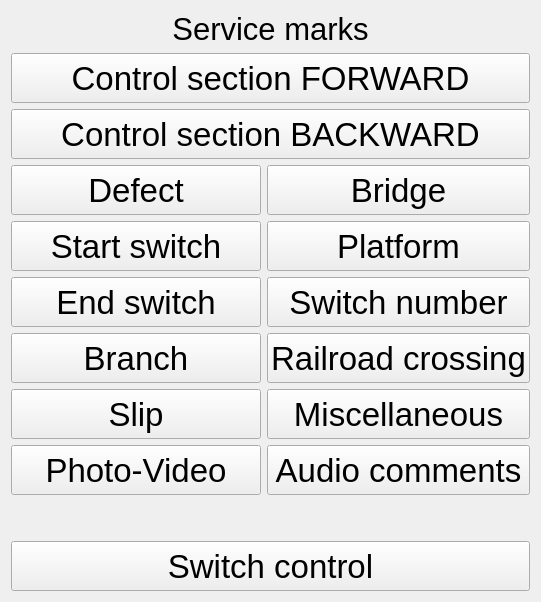
              <widget class="QWidget" name="serviceMarksPage">
               <layout class="QVBoxLayout" name="verticalLayout_49">
                <item>
                 <widget class="QLabel" name="label_18">
                  <property name="maximumSize">
                   <size>
                    <width>16777215</width>
                    <height>50</height>
                   </size>
                  </property>
                  <property name="font">
                   <font>
                    <pointsize>23</pointsize>
                   </font>
                  </property>
                  <property name="autoFillBackground">
                   <bool>false</bool>
                  </property>
                  <property name="frameShape">
                   <enum>QFrame::NoFrame</enum>
                  </property>
                  <property name="text">
                   <string>Service marks</string>
                  </property>
                  <property name="alignment">
                   <set>Qt::AlignCenter</set>
                  </property>
                 </widget>
                </item>
                <item>
                 <widget class="QPushButton" name="controlSectionForwardButton">
                  <property name="sizePolicy">
                   <sizepolicy hsizetype="Expanding" vsizetype="Fixed">
                    <horstretch>0</horstretch>
                    <verstretch>0</verstretch>
                   </sizepolicy>
                  </property>
                  <property name="minimumSize">
                   <size>
                    <width>250</width>
                    <height>50</height>
                   </size>
                  </property>
                  <property name="font">
                   <font>
                    <pointsize>25</pointsize>
                   </font>
                  </property>
                  <property name="focusPolicy">
                   <enum>Qt::NoFocus</enum>
                  </property>
                  <property name="text">
                   <string>Control section FORWARD</string>
                  </property>
                  <property name="flat">
                   <bool>false</bool>
                  </property>
                 </widget>
                </item>
                <item>
                 <widget class="QPushButton" name="controlSectionBackwardButton">
                  <property name="sizePolicy">
                   <sizepolicy hsizetype="Expanding" vsizetype="Fixed">
                    <horstretch>0</horstretch>
                    <verstretch>0</verstretch>
                   </sizepolicy>
                  </property>
                  <property name="minimumSize">
                   <size>
                    <width>250</width>
                    <height>50</height>
                   </size>
                  </property>
                  <property name="font">
                   <font>
                    <pointsize>25</pointsize>
                   </font>
                  </property>
                  <property name="focusPolicy">
                   <enum>Qt::NoFocus</enum>
                  </property>
                  <property name="text">
                   <string>Control section BACKWARD</string>
                  </property>
                  <property name="flat">
                   <bool>false</bool>
                  </property>
                 </widget>
                </item>
                <item>
                 <layout class="QHBoxLayout" name="horizontalLayout_65">
                  <item>
                   <layout class="QVBoxLayout" name="verticalLayout_48">
                    <item>
                     <widget class="QPushButton" name="serviceMarksDefectButton">
                      <property name="sizePolicy">
                       <sizepolicy hsizetype="Expanding" vsizetype="Fixed">
                        <horstretch>0</horstretch>
                        <verstretch>0</verstretch>
                       </sizepolicy>
                      </property>
                      <property name="minimumSize">
                       <size>
                        <width>250</width>
                        <height>50</height>
                       </size>
                      </property>
                      <property name="font">
                       <font>
                        <pointsize>25</pointsize>
                       </font>
                      </property>
                      <property name="focusPolicy">
                       <enum>Qt::NoFocus</enum>
                      </property>
                      <property name="text">
                       <string>Defect</string>
                      </property>
                      <property name="flat">
                       <bool>false</bool>
                      </property>
                     </widget>
                    </item>
                    <item>
                     <widget class="QPushButton" name="startSwitchButton">
                      <property name="sizePolicy">
                       <sizepolicy hsizetype="Expanding" vsizetype="Fixed">
                        <horstretch>0</horstretch>
                        <verstretch>0</verstretch>
                       </sizepolicy>
                      </property>
                      <property name="minimumSize">
                       <size>
                        <width>250</width>
                        <height>50</height>
                       </size>
                      </property>
                      <property name="font">
                       <font>
                        <pointsize>25</pointsize>
                       </font>
                      </property>
                      <property name="focusPolicy">
                       <enum>Qt::NoFocus</enum>
                      </property>
                      <property name="text">
                       <string>Start switch</string>
                      </property>
                      <property name="flat">
                       <bool>false</bool>
                      </property>
                     </widget>
                    </item>
                    <item>
                     <widget class="QPushButton" name="endSwitchButton">
                      <property name="sizePolicy">
                       <sizepolicy hsizetype="Expanding" vsizetype="Fixed">
                        <horstretch>0</horstretch>
                        <verstretch>0</verstretch>
                       </sizepolicy>
                      </property>
                      <property name="minimumSize">
                       <size>
                        <width>250</width>
                        <height>50</height>
                       </size>
                      </property>
                      <property name="font">
                       <font>
                        <pointsize>25</pointsize>
                       </font>
                      </property>
                      <property name="focusPolicy">
                       <enum>Qt::NoFocus</enum>
                      </property>
                      <property name="text">
                       <string>End switch</string>
                      </property>
                      <property name="flat">
                       <bool>false</bool>
                      </property>
                     </widget>
                    </item>
                    <item>
                     <widget class="QPushButton" name="serviceMarksBranchButton">
                      <property name="sizePolicy">
                       <sizepolicy hsizetype="Expanding" vsizetype="Fixed">
                        <horstretch>0</horstretch>
                        <verstretch>0</verstretch>
                       </sizepolicy>
                      </property>
                      <property name="minimumSize">
                       <size>
                        <width>250</width>
                        <height>50</height>
                       </size>
                      </property>
                      <property name="font">
                       <font>
                        <pointsize>25</pointsize>
                       </font>
                      </property>
                      <property name="focusPolicy">
                       <enum>Qt::NoFocus</enum>
                      </property>
                      <property name="text">
                       <string>Branch</string>
                      </property>
                      <property name="flat">
                       <bool>false</bool>
                      </property>
                     </widget>
                    </item>
                    <item>
                     <widget class="QPushButton" name="serviceMarksSlipButton">
                      <property name="sizePolicy">
                       <sizepolicy hsizetype="Expanding" vsizetype="Fixed">
                        <horstretch>0</horstretch>
                        <verstretch>0</verstretch>
                       </sizepolicy>
                      </property>
                      <property name="minimumSize">
                       <size>
                        <width>250</width>
                        <height>50</height>
                       </size>
                      </property>
                      <property name="font">
                       <font>
                        <pointsize>25</pointsize>
                       </font>
                      </property>
                      <property name="focusPolicy">
                       <enum>Qt::NoFocus</enum>
                      </property>
                      <property name="text">
                       <string>Slip</string>
                      </property>
                      <property name="flat">
                       <bool>false</bool>
                      </property>
                     </widget>
                    </item>
                    <item>
                     <widget class="QPushButton" name="serviceMarksPhotoVideButton">
                      <property name="sizePolicy">
                       <sizepolicy hsizetype="Expanding" vsizetype="Fixed">
                        <horstretch>0</horstretch>
                        <verstretch>0</verstretch>
                       </sizepolicy>
                      </property>
                      <property name="minimumSize">
                       <size>
                        <width>250</width>
                        <height>50</height>
                       </size>
                      </property>
                      <property name="font">
                       <font>
                        <pointsize>25</pointsize>
                       </font>
                      </property>
                      <property name="focusPolicy">
                       <enum>Qt::NoFocus</enum>
                      </property>
                      <property name="text">
                       <string>Photo-Video</string>
                      </property>
                      <property name="flat">
                       <bool>false</bool>
                      </property>
                     </widget>
                    </item>
                    <item>
                     <spacer name="verticalSpacer_30">
                      <property name="orientation">
                       <enum>Qt::Vertical</enum>
                      </property>
                      <property name="sizeHint" stdset="0">
                       <size>
                        <width>20</width>
                        <height>40</height>
                       </size>
                      </property>
                     </spacer>
                    </item>
                   </layout>
                  </item>
                  <item>
                   <layout class="QVBoxLayout" name="verticalLayout_47">
                    <item>
                     <widget class="QPushButton" name="serviceMarksBridgeButton">
                      <property name="sizePolicy">
                       <sizepolicy hsizetype="Expanding" vsizetype="Fixed">
                        <horstretch>0</horstretch>
                        <verstretch>0</verstretch>
                       </sizepolicy>
                      </property>
                      <property name="minimumSize">
                       <size>
                        <width>250</width>
                        <height>50</height>
                       </size>
                      </property>
                      <property name="font">
                       <font>
                        <pointsize>25</pointsize>
                       </font>
                      </property>
                      <property name="focusPolicy">
                       <enum>Qt::NoFocus</enum>
                      </property>
                      <property name="text">
                       <string>Bridge</string>
                      </property>
                      <property name="flat">
                       <bool>false</bool>
                      </property>
                     </widget>
                    </item>
                    <item>
                     <widget class="QPushButton" name="serviceMarksPlatformButton">
                      <property name="sizePolicy">
                       <sizepolicy hsizetype="Expanding" vsizetype="Fixed">
                        <horstretch>0</horstretch>
                        <verstretch>0</verstretch>
                       </sizepolicy>
                      </property>
                      <property name="minimumSize">
                       <size>
                        <width>250</width>
                        <height>50</height>
                       </size>
                      </property>
                      <property name="font">
                       <font>
                        <pointsize>25</pointsize>
                       </font>
                      </property>
                      <property name="focusPolicy">
                       <enum>Qt::NoFocus</enum>
                      </property>
                      <property name="text">
                       <string>Platform</string>
                      </property>
                      <property name="flat">
                       <bool>false</bool>
                      </property>
                     </widget>
                    </item>
                    <item>
                     <widget class="QPushButton" name="serviceMarksSwitchNumberButton">
                      <property name="sizePolicy">
                       <sizepolicy hsizetype="Expanding" vsizetype="Fixed">
                        <horstretch>0</horstretch>
                        <verstretch>0</verstretch>
                       </sizepolicy>
                      </property>
                      <property name="minimumSize">
                       <size>
                        <width>250</width>
                        <height>50</height>
                       </size>
                      </property>
                      <property name="font">
                       <font>
                        <pointsize>25</pointsize>
                       </font>
                      </property>
                      <property name="focusPolicy">
                       <enum>Qt::NoFocus</enum>
                      </property>
                      <property name="text">
                       <string>Switch number</string>
                      </property>
                      <property name="flat">
                       <bool>false</bool>
                      </property>
                     </widget>
                    </item>
                    <item>
                     <widget class="QPushButton" name="serviceMarksRailroadCrossingButton">
                      <property name="sizePolicy">
                       <sizepolicy hsizetype="Expanding" vsizetype="Fixed">
                        <horstretch>0</horstretch>
                        <verstretch>0</verstretch>
                       </sizepolicy>
                      </property>
                      <property name="minimumSize">
                       <size>
                        <width>250</width>
                        <height>50</height>
                       </size>
                      </property>
                      <property name="font">
                       <font>
                        <pointsize>25</pointsize>
                       </font>
                      </property>
                      <property name="focusPolicy">
                       <enum>Qt::NoFocus</enum>
                      </property>
                      <property name="text">
                       <string>Railroad crossing</string>
                      </property>
                      <property name="flat">
                       <bool>false</bool>
                      </property>
                     </widget>
                    </item>
                    <item>
                     <widget class="QPushButton" name="serviceMarksMiscButton">
                      <property name="sizePolicy">
                       <sizepolicy hsizetype="Expanding" vsizetype="Fixed">
                        <horstretch>0</horstretch>
                        <verstretch>0</verstretch>
                       </sizepolicy>
                      </property>
                      <property name="minimumSize">
                       <size>
                        <width>250</width>
                        <height>50</height>
                       </size>
                      </property>
                      <property name="font">
                       <font>
                        <pointsize>25</pointsize>
                       </font>
                      </property>
                      <property name="focusPolicy">
                       <enum>Qt::NoFocus</enum>
                      </property>
                      <property name="text">
                       <string>Miscellaneous</string>
                      </property>
                      <property name="flat">
                       <bool>false</bool>
                      </property>
                     </widget>
                    </item>
                    <item>
                     <widget class="QPushButton" name="serviceMarksAudioCommentsButton">
                      <property name="sizePolicy">
                       <sizepolicy hsizetype="Expanding" vsizetype="Fixed">
                        <horstretch>0</horstretch>
                        <verstretch>0</verstretch>
                       </sizepolicy>
                      </property>
                      <property name="minimumSize">
                       <size>
                        <width>250</width>
                        <height>50</height>
                       </size>
                      </property>
                      <property name="font">
                       <font>
                        <pointsize>25</pointsize>
                       </font>
                      </property>
                      <property name="focusPolicy">
                       <enum>Qt::NoFocus</enum>
                      </property>
                      <property name="text">
                       <string>Audio comments</string>
                      </property>
                      <property name="flat">
                       <bool>false</bool>
                      </property>
                     </widget>
                    </item>
                    <item>
                     <spacer name="verticalSpacer_32">
                      <property name="orientation">
                       <enum>Qt::Vertical</enum>
                      </property>
                      <property name="sizeHint" stdset="0">
                       <size>
                        <width>20</width>
                        <height>40</height>
                       </size>
                      </property>
                     </spacer>
                    </item>
                   </layout>
                  </item>
                 </layout>
                </item>
                <item>
                 <widget class="QPushButton" name="switchControlButton">
                  <property name="sizePolicy">
                   <sizepolicy hsizetype="Expanding" vsizetype="Fixed">
                    <horstretch>0</horstretch>
                    <verstretch>0</verstretch>
                   </sizepolicy>
                  </property>
                  <property name="minimumSize">
                   <size>
                    <width>250</width>
                    <height>50</height>
                   </size>
                  </property>
                  <property name="font">
                   <font>
                    <pointsize>25</pointsize>
                   </font>
                  </property>
                  <property name="focusPolicy">
                   <enum>Qt::NoFocus</enum>
                  </property>
                  <property name="text">
                   <string>Switch control</string>
                  </property>
                  <property name="flat">
                   <bool>false</bool>
                  </property>
                 </widget>
                </item>
               </layout>
              </widget>
